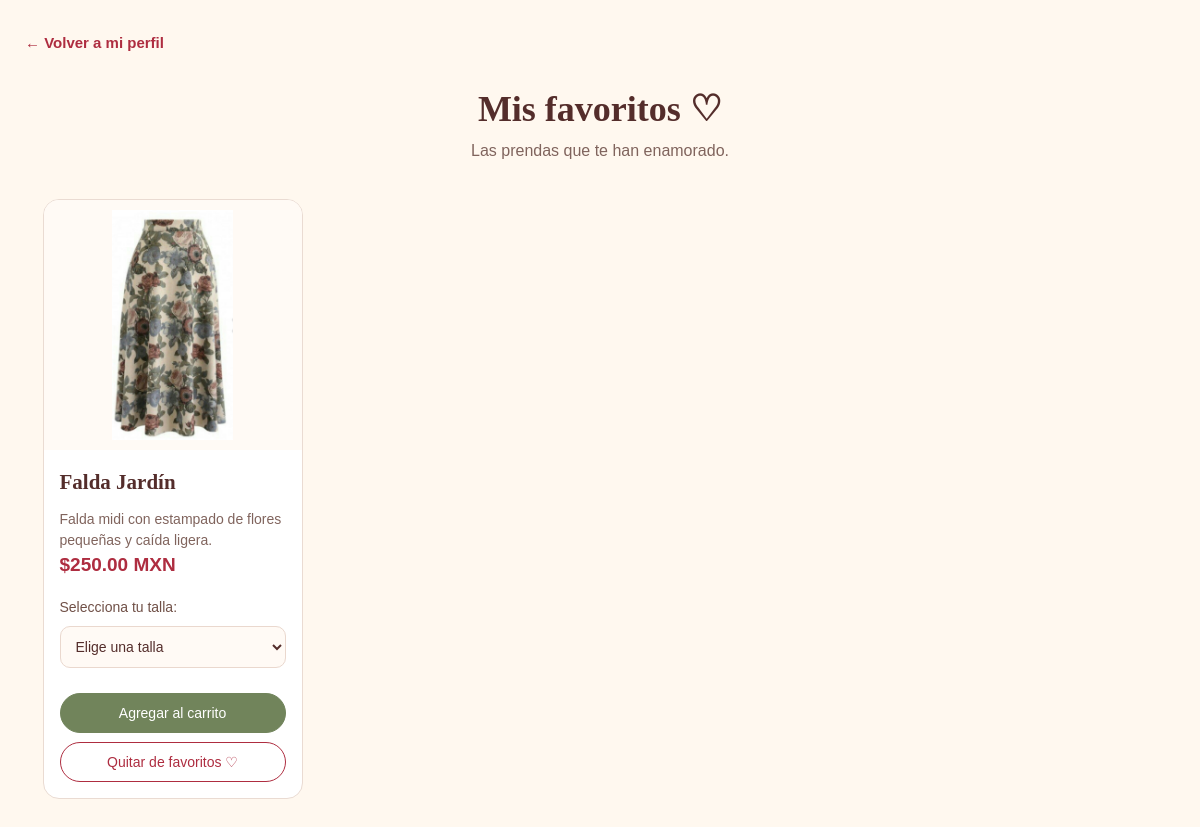
The page /favoritos_usuario.php (signed in) on the database its author committed.
### tables this page shows
CREATE TABLE `prendas` (
  `id` int(11) NOT NULL,
  `nombre` varchar(100) NOT NULL,
  `descripcion` text DEFAULT NULL,
  `categoria` varchar(50) NOT NULL,
  `precio` decimal(10,2) NOT NULL,
  `temporada` enum('Primavera','Verano','Otoño','Invierno') NOT NULL,
  `talla` varchar(20) DEFAULT NULL,
  `color` varchar(50) DEFAULT NULL,
  `stock` int(11) NOT NULL DEFAULT 0,
  `fecha_registro` timestamp NOT NULL DEFAULT current_timestamp(),
  `imagen` mediumblob DEFAULT NULL,
  `imagen_ruta` varchar(255) DEFAULT NULL
);

### favoritos_usuario.php (the view, shortened to what this page needs)
<?php
require_once __DIR__ . '/conexion.php';
function escaparFavorito($valor) {
    return htmlspecialchars((string)$valor, ENT_QUOTES, 'UTF-8');
}
$usuarioId = (int) $_SESSION['usuario_id'];
$consulta = $conexion->prepare(
    "SELECT p.id, p.nombre, p.descripcion, p.precio,
            p.categoria, p.temporada, p.color, p.imagen_ruta
     FROM favoritos f
     INNER JOIN prendas p ON p.id = f.prenda_id
     WHERE f.usuario_id = ?
     ORDER BY f.fecha_registro DESC"
);
$consulta->execute([$usuarioId]);
$favoritos = $consulta->fetchAll(PDO::FETCH_ASSOC);
?>
<!DOCTYPE html>
<html lang="es">
<head>
    <link rel="stylesheet" href="css/estilos-catalogo.css">
</head>
<body>
<main class="pagina-usuario">
<div class="volver-perfil">
    <a href="perfil_usuario.php">← Volver a mi perfil</a>
</div>
    <header class="encabezado-usuario">
        <h1>Mis favoritos ♡</h1>
        <p>Las prendas que te han enamorado.</p>
    </header>
    <?php if (count($favoritos) > 0): ?>
        <section class="rejilla-favoritos">
            <?php foreach ($favoritos as $prenda): ?>
               <?php
$archivoImagen = basename((string)($prenda['imagen_ruta'] ?? ''));
$rutaImagen = 'imagenes/prendas/' . rawurlencode($archivoImagen);
$consultaTallas = $conexion->prepare(
    "SELECT talla, stock
     FROM prenda_tallas
     WHERE prenda_id = ? AND stock > 0
     ORDER BY FIELD(talla, 'XS', 'S', 'M', 'L', 'XL', 'Unitalla')"
);
$consultaTallas->execute([$prenda['id']]);
$tallasDisponibles = $consultaTallas->fetchAll(PDO::FETCH_ASSOC);
?>
                <article class="tarjeta-favorito"
                         data-prenda-id="<?= (int)$prenda['id'] ?>">
                    <?php if ($archivoImagen !== ''): ?>
                        <img src="<?= escaparFavorito($rutaImagen) ?>"
                             alt="<?= escaparFavorito($prenda['nombre']) ?>">
                    <?php endif; ?>
                  <div class="contenido-favorito">
    <h2><?= escaparFavorito($prenda['nombre']) ?></h2>
    <p><?= escaparFavorito($prenda['descripcion']) ?></p>
    <p class="precio-favorito">
        $<?= number_format((float)$prenda['precio'], 2) ?> MXN
    </p>
    <div class="talla-favorito">
        <label for="talla-favorito-<?= (int)$prenda['id'] ?>">
            Selecciona tu talla:
        </label>
        <?php if (!empty($tallasDisponibles)): ?>
            <select
                class="selector-talla-favorito"
                id="talla-favorito-<?= (int)$prenda['id'] ?>"
            >
                <option value="">Elige una talla</option>
            </select>
        <?php else: ?>
            <p class="sin-tallas-favorito">Sin tallas disponibles</p>
        <?php endif; ?>
    </div>
    <button
        type="button"
        class="btn-agregar-carrito-favorito"
        data-prenda-id="<?= (int)$prenda['id'] ?>"
        <?= empty($tallasDisponibles) ? 'disabled' : '' ?>
    >
        Agregar al carrito
    </button>
    <button
        type="button"
        class="btn-quitar-favorito"
        data-prenda-id="<?= (int)$prenda['id'] ?>"
    >
        Quitar de favoritos ♡
    </button>
</div>
                </article>
            <?php endforeach; ?>
        </section>
    <?php endif; ?>
</main>
</body>
</html>

### css/estilos-catalogo.css (style rules this page uses)
:root { --rosa: #e96b83; --rosa-claro: #f8dce3; --verde: #b7ce91; --verde-oscuro: #405a35; --crema: #fff8ef; --cereza: #a52d38; --texto: #342b29; --borde: #eadbd0; --blanco: #ffffff; }
* { margin: 0; padding: 0; box-sizing: border-box; }
html { scroll-behavior: smooth; }
body { font-family: 'DM Sans', sans-serif; color: var(--texto); background: var(--crema); line-height: 1.6; }
a { color: inherit; text-decoration: none; }
img { display: block; width: 100%; }

### favoritos_usuario.php (style rules this page uses)
.pagina-usuario { max-width: 1200px; margin: 30px auto 50px; padding: 0 25px; }
.volver-perfil { margin-bottom: 25px; }
.volver-perfil a { display: inline-block; color: #ae2d40; text-decoration: none; font-weight: 600; font-size: 15px; }
.encabezado-usuario { text-align: center; margin-bottom: 35px; }
.encabezado-usuario h1 { color: #542d2b; font-family: Georgia, serif; font-size: 36px; }
.encabezado-usuario p { color: #80645d; }
.rejilla-favoritos { display: grid; grid-template-columns: repeat(auto-fill, minmax(230px, 260px)); justify-content: center; gap: 25px; }
.tarjeta-favorito { width: 100%; max-width: 260px; background: #fff; border: 1px solid #eadbd2; border-radius: 16px; overflow: hidden; }
.tarjeta-favorito img { width: 100%; height: 250px; object-fit: contain; display: block; background: #fffaf5; padding: 10px; box-sizing: border-box; }
.contenido-favorito { padding: 16px; }
.contenido-favorito h2 { color: #542d2b; font-family: Georgia, serif; font-size: 21px; margin: 0 0 10px; }
.contenido-favorito p { color: #80645d; font-size: 14px; line-height: 1.5; }
.precio-favorito { color: #ae2d40 !important; font-size: 19px !important; font-weight: bold; }
.talla-favorito { margin: 16px 0; }
.talla-favorito label { display: block; color: #705047; margin-bottom: 8px; font-size: 14px; }
.selector-talla-favorito { width: 100%; padding: 11px; border: 1px solid #ead8ce; border-radius: 10px; background: #fffaf5; color: #542d2b; font-size: 14px; }
.btn-agregar-carrito-favorito, .btn-quitar-favorito { width: 100%; padding: 11px 8px; margin-top: 9px; border-radius: 25px; cursor: pointer; font-size: 14px; transition: .2s ease; }
.btn-agregar-carrito-favorito { border: 1px solid #71845b; background: #71845b; color: white; }
.btn-quitar-favorito { border: 1px solid #ae2d40; background: white; color: #ae2d40; }

### rows shown on the page
prendas: imagen_ruta (picture), nombre "Falda Jardín", descripcion "Falda midi con estampado de flores pequeñas y caída ligera.", precio "250.00"
